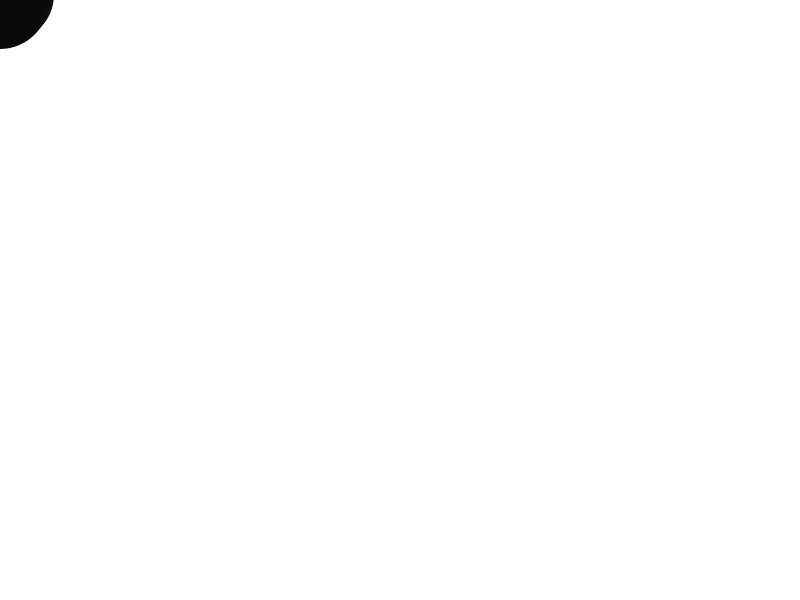
Frame 1 (no input)
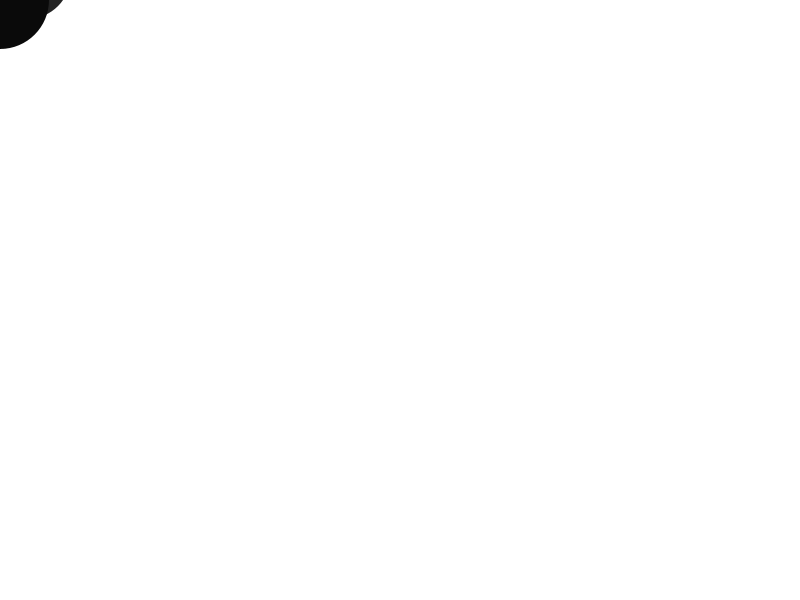
Frame 60 (the mouse pressed at the canvas centre just before this capture)
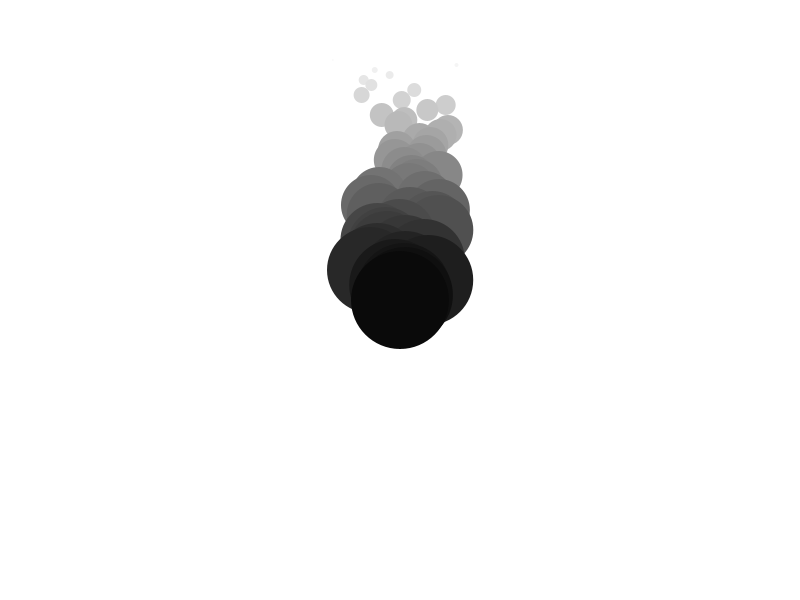
Frame 120 (the mouse held since frame 60 and released just before this capture)

The Processing sketch that drew these frames (run headless with seeded random() and noise(); from frame 60 on, the mouse is pressed at the canvas centre):

// Processing sketch: processing_165440
// ── processing_165440.pde

float[] xpos = new float[50];
float[] ypos = new float[50];
 
void setup(){
  size(800,600);
  smooth();
 
  for(int i = 0; i < xpos.length; i++){
    xpos[i] = 0;
    ypos[i] = 0;
  }
  //noCursor();
}
 
void draw(){
  background(255);
  for(int i = 0; i < xpos.length-1; i++){
    xpos[i] = xpos[i+1] + random(-10,10);
    ypos[i] = ypos[i+1] - 5;
  }
 
  xpos[xpos.length-1] = mouseX;
  ypos[ypos.length-1] = mouseY;
 
  for(int i = 0; i < xpos.length; i++){
    noStroke();
    fill(255-i*5);
    ellipse(xpos[i], ypos[i], i*2, i*2);
  }
}
